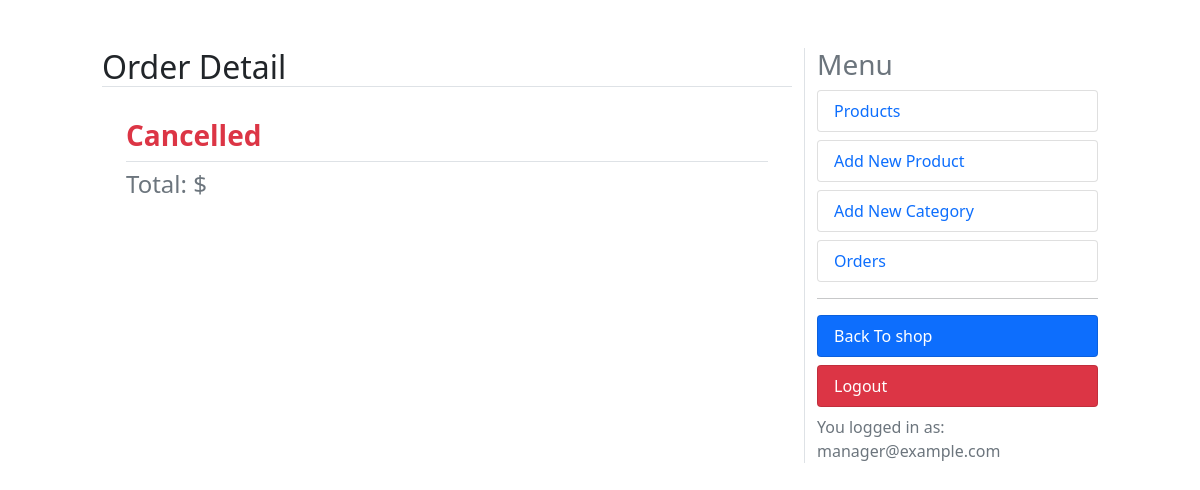
The app's page /dashboard/orders/detail/15 (signed in), older data.
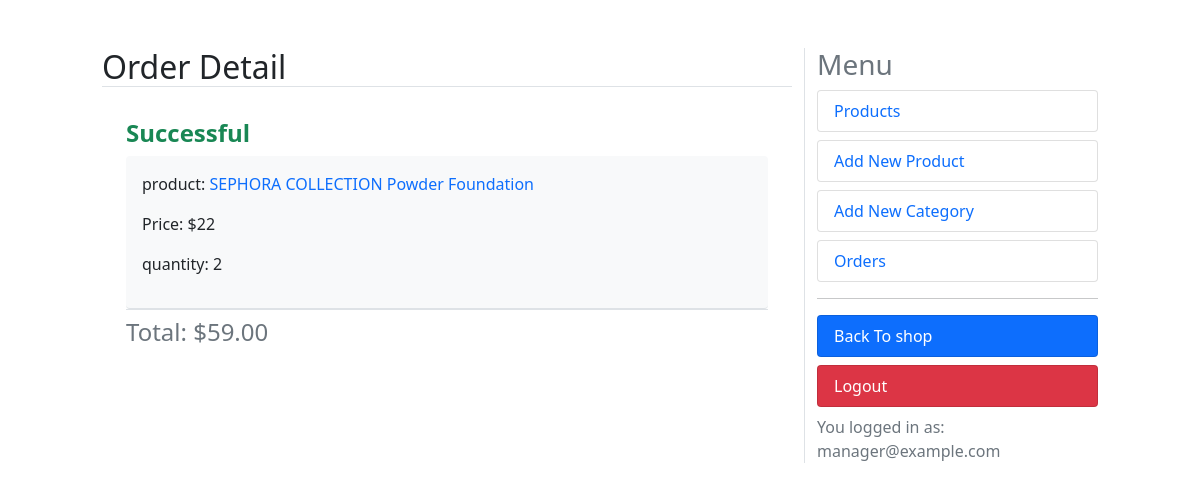
The same page, newer data.
### orders/models.py (models this page shows, shortened)
class OrderItem(models.Model):
    order = models.ForeignKey(Order, on_delete=models.CASCADE, related_name='items')
    product = models.ForeignKey(Product, on_delete=models.CASCADE, related_name='order_items')
    price = models.IntegerField()
    quantity = models.SmallIntegerField(default=1)
    def get_cost(self):
        return self.price * self.quantity

class Order(models.Model):
    user = models.ForeignKey(User, on_delete=models.CASCADE, related_name='orders')
    created = models.DateTimeField(auto_now_add=True)
    updated = models.DateTimeField(auto_now=True)
    status = models.BooleanField(default=False)
    shipping_price = models.DecimalField(max_digits=10, decimal_places=2, default=0)
    class Meta:
        ordering = ('-created',)
    @property
    def get_total_price(self):
        total_product_price = sum(item.get_cost() for item in self.items.all())
        return total_product_price + self.shipping_price

### shop/models.py (models this page shows, shortened)
class Product(models.Model):
    category = models.ForeignKey(Category, on_delete=models.CASCADE, related_name='category')
    image = models.ImageField(upload_to='products')
    title = models.CharField(max_length=250)
    description = models.TextField()
    price = models.IntegerField()
    date_created = models.DateTimeField(auto_now_add=True)
    slug = models.SlugField(unique=True)
    added_by = models.ForeignKey(settings.AUTH_USER_MODEL, on_delete=models.SET_NULL, null=True, blank=True, related_name='products_added')
    class Meta:
        ordering = ('-date_created',)
    def get_absolute_url(self):
        return reverse('shop:product_detail', kwargs={'slug':self.slug})

### dashboard/views.py (the view)
# urls.py: path('orders/detail/<int:id>', views.order_detail, name='order_detail'),
@user_passes_test(is_manager)
@login_required
def order_detail(request, id):
    order = Order.objects.filter(id=id).first()
    items = OrderItem.objects.filter(order=order).all()
    context = {'title':'order detail', 'items':items, 'order':order}
    return render(request, 'order_detail.html', context)

### cart/utils/cart.py (called while the page is built)
    def __iter__(self):
        product_ids = self.cart.keys()
        products = Product.objects.filter(id__in=product_ids)
        cart = self.cart.copy()
        for product in products:
            cart[str(product.id)]['product'] = product
        for item in cart.values():
            item['total_price'] = int(item['price']) * int(item['quantity'])
            yield item

    def add_cart_session(self):
        cart = self.session.get(CART_SESSION_ID)
        if not cart:
            cart = self.session[CART_SESSION_ID] = {}
        return cart

### dashboard/views.py (called while the page is built)
def is_manager(user):
    try:
        if not user.is_manager:
            raise Http404
        return True
    except:
        raise Http404

### sparkle/context_processors.py (called while the page is built)
def return_cart(request):
    cart = len(list(Cart(request)))
    return {'cart_count': cart}

def return_categories(request):
    categories = Category.objects.all()
    return {'categories': categories}

### dashboard/templates/order_detail.html
{% extends "dashboard.html" %}
{% block content %}
{% if order.status %}
    <h4><b class="text-success">Successful</b></h4>
{% else %}
    <h3><b class="text-danger">Cancelled</b></h3>
{% endif %}
{% for item in items  %}
<div class="bg-light rounded border-bottom p-3">
    <p>product:<a class="text-decoration-none" href="{{ item.product.get_absolute_url }}"> {{item.product.title}}</a></p>
    <p>Price: ${{item.price}}</p>
    <p>quantity: {{item.quantity}}</p>
</div>
{% endfor %}
<h4 class="border-top pt-2 text-muted">Total: ${{ order.get_total_price }}</h4>
{% endblock %}

Row changes from the older to the newer data that the page shows:
added OrderItem: product "SEPHORA COLLECTION Powder Foundation", price "22", quantity "2"
added Order: get_total_price "59.00"
Text that changed along with them:
text no longer shown: "Cancelled"
text now shown: "Successful"
